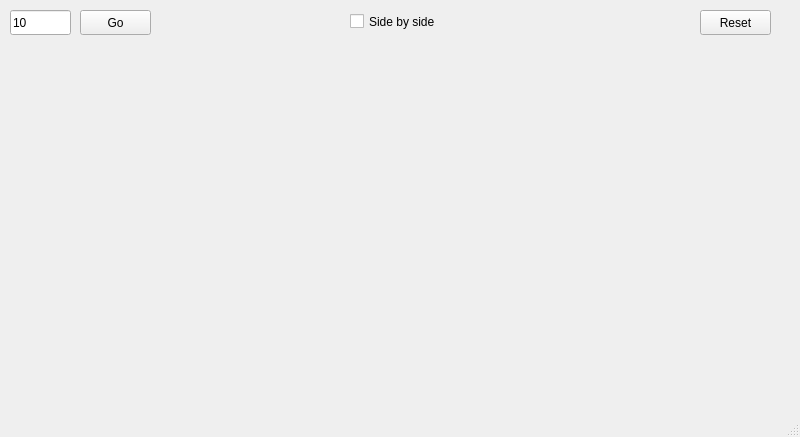
<?xml version="1.0" encoding="UTF-8"?>
<ui version="4.0">
 <class>MainWindow</class>
 <widget class="QMainWindow" name="MainWindow">
  <property name="geometry">
   <rect>
    <x>0</x>
    <y>0</y>
    <width>800</width>
    <height>437</height>
   </rect>
  </property>
  <property name="windowTitle">
   <string>MainWindow</string>
  </property>
  <widget class="QWidget" name="centralwidget">
   <widget class="QLineEdit" name="lineEdit">
    <property name="geometry">
     <rect>
      <x>10</x>
      <y>10</y>
      <width>61</width>
      <height>25</height>
     </rect>
    </property>
    <property name="toolTip">
     <string>Hello</string>
    </property>
    <property name="text">
     <string>10</string>
    </property>
   </widget>
   <widget class="QPushButton" name="pushButton">
    <property name="geometry">
     <rect>
      <x>80</x>
      <y>10</y>
      <width>71</width>
      <height>25</height>
     </rect>
    </property>
    <property name="text">
     <string>Go</string>
    </property>
   </widget>
   <widget class="QWidget" name="horizontalLayoutWidget">
    <property name="geometry">
     <rect>
      <x>10</x>
      <y>60</y>
      <width>771</width>
      <height>331</height>
     </rect>
    </property>
    <layout class="QHBoxLayout" name="horizontalLayout"/>
   </widget>
   <widget class="QPushButton" name="pushButton_2">
    <property name="geometry">
     <rect>
      <x>700</x>
      <y>10</y>
      <width>71</width>
      <height>25</height>
     </rect>
    </property>
    <property name="text">
     <string>Reset</string>
    </property>
   </widget>
   <widget class="QCheckBox" name="checkBox">
    <property name="geometry">
     <rect>
      <x>350</x>
      <y>10</y>
      <width>111</width>
      <height>23</height>
     </rect>
    </property>
    <property name="text">
     <string>Side by side</string>
    </property>
   </widget>
  </widget>
  <widget class="QMenuBar" name="menubar">
   <property name="geometry">
    <rect>
     <x>0</x>
     <y>0</y>
     <width>800</width>
     <height>22</height>
    </rect>
   </property>
  </widget>
  <widget class="QStatusBar" name="statusbar"/>
 </widget>
 <resources/>
 <connections/>
</ui>
